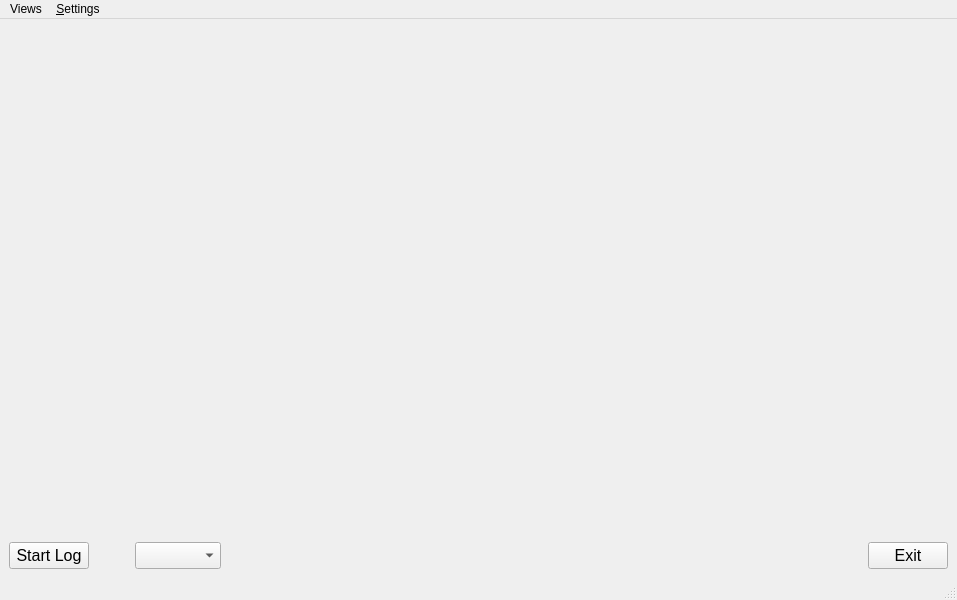
<?xml version="1.0" encoding="UTF-8"?>
<ui version="4.0">
 <class>MainWindow</class>
 <widget class="QMainWindow" name="MainWindow">
  <property name="geometry">
   <rect>
    <x>0</x>
    <y>0</y>
    <width>957</width>
    <height>600</height>
   </rect>
  </property>
  <property name="windowTitle">
   <string>MainWindow</string>
  </property>
  <widget class="QWidget" name="centralwidget">
   <layout class="QVBoxLayout" name="verticalLayout">
    <item>
     <widget class="PlotWidget" name="graphWidget" native="true"/>
    </item>
    <item>
     <layout class="QHBoxLayout" name="horizontalLayout">
      <property name="sizeConstraint">
       <enum>QLayout::SetMaximumSize</enum>
      </property>
      <item>
       <widget class="QPushButton" name="logButton">
        <property name="font">
         <font>
          <pointsize>12</pointsize>
         </font>
        </property>
        <property name="text">
         <string>Start Log</string>
        </property>
       </widget>
      </item>
      <item>
       <spacer name="horizontalSpacer">
        <property name="orientation">
         <enum>Qt::Horizontal</enum>
        </property>
        <property name="sizeType">
         <enum>QSizePolicy::Fixed</enum>
        </property>
        <property name="sizeHint" stdset="0">
         <size>
          <width>40</width>
          <height>20</height>
         </size>
        </property>
       </spacer>
      </item>
      <item>
       <widget class="QComboBox" name="comboBox">
        <property name="font">
         <font>
          <pointsize>12</pointsize>
         </font>
        </property>
       </widget>
      </item>
      <item>
       <spacer name="horizontalSpacer_2">
        <property name="orientation">
         <enum>Qt::Horizontal</enum>
        </property>
        <property name="sizeHint" stdset="0">
         <size>
          <width>40</width>
          <height>20</height>
         </size>
        </property>
       </spacer>
      </item>
      <item>
       <widget class="QPushButton" name="exitButton">
        <property name="font">
         <font>
          <pointsize>12</pointsize>
         </font>
        </property>
        <property name="text">
         <string>Exit</string>
        </property>
       </widget>
      </item>
     </layout>
    </item>
   </layout>
  </widget>
  <widget class="QMenuBar" name="menubar">
   <property name="geometry">
    <rect>
     <x>0</x>
     <y>0</y>
     <width>957</width>
     <height>22</height>
    </rect>
   </property>
   <widget class="QMenu" name="menuMyViews">
    <property name="title">
     <string>Views</string>
    </property>
    <addaction name="actionTime_View"/>
    <addaction name="actionxy_View"/>
    <addaction name="actionTrafficLight_View"/>
   </widget>
   <widget class="QMenu" name="menuSettings">
    <property name="title">
     <string>&amp;Settings</string>
    </property>
    <widget class="QMenu" name="menuLanguage">
     <property name="title">
      <string>Language</string>
     </property>
     <addaction name="actionen"/>
     <addaction name="actionde"/>
    </widget>
    <addaction name="actionLimits"/>
    <addaction name="menuLanguage"/>
   </widget>
   <addaction name="menuMyViews"/>
   <addaction name="menuSettings"/>
  </widget>
  <widget class="QStatusBar" name="statusbar"/>
  <action name="actionTime_View">
   <property name="text">
    <string>Time View</string>
   </property>
  </action>
  <action name="actionxy_View">
   <property name="text">
    <string>xy View</string>
   </property>
  </action>
  <action name="actionTrafficLight_View">
   <property name="text">
    <string>TrafficLight View</string>
   </property>
  </action>
  <action name="actionLimits">
   <property name="text">
    <string>Limits</string>
   </property>
  </action>
  <action name="actionen">
   <property name="text">
    <string>en</string>
   </property>
  </action>
  <action name="actionde">
   <property name="text">
    <string>de</string>
   </property>
  </action>
 </widget>
 <customwidgets>
  <customwidget>
   <class>PlotWidget</class>
   <extends>QWidget</extends>
   <header>pyqtgraph</header>
   <container>1</container>
  </customwidget>
 </customwidgets>
 <resources/>
 <connections/>
</ui>
